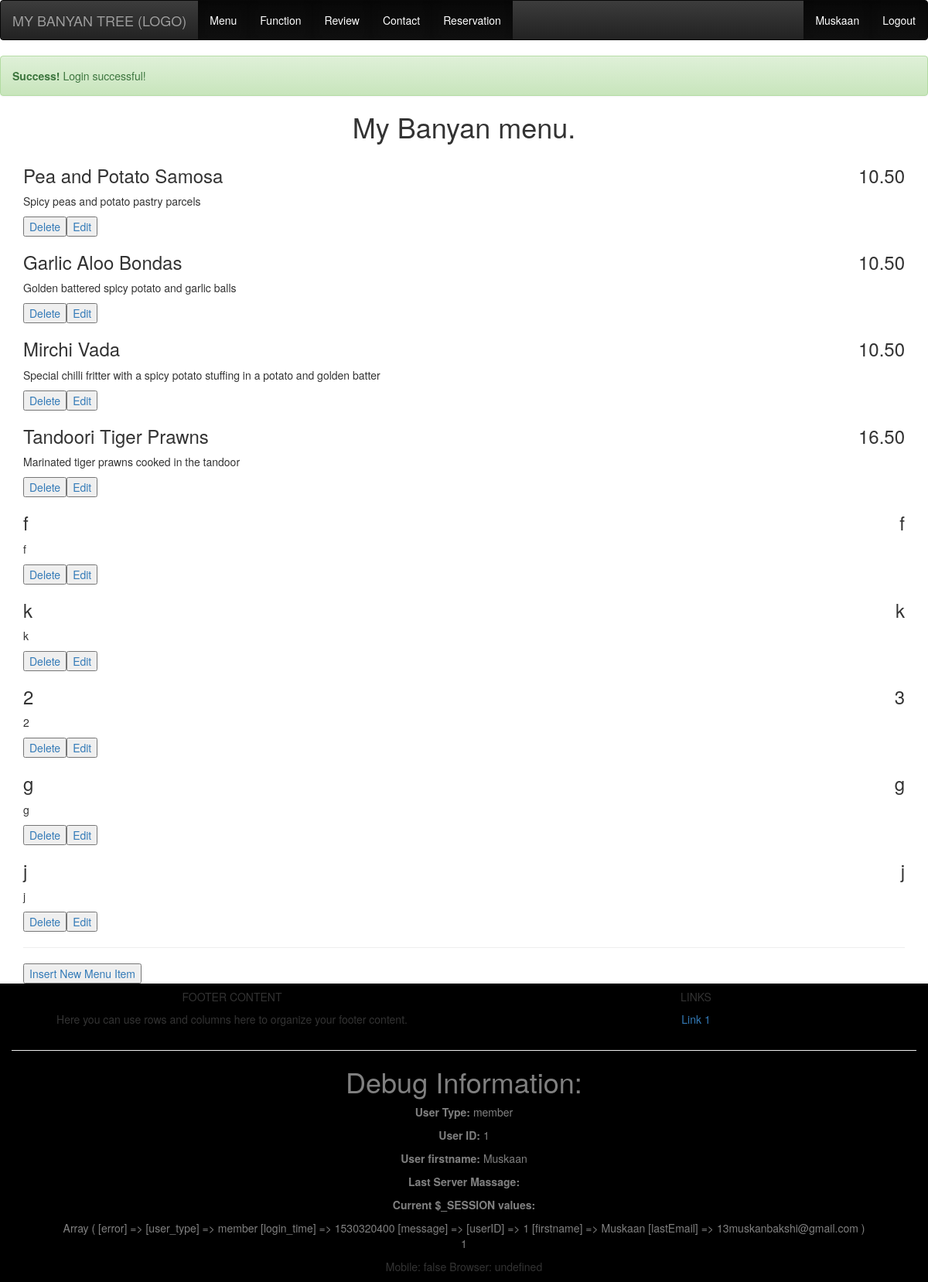
The app's page /admin/menuitem_manage.php (signed in) with its own data.
### tables this page shows
CREATE TABLE `menu` (
  `dishID` int(10) NOT NULL,
  `dishtitle` varchar(30) NOT NULL,
  `dishdescription` text NOT NULL,
  `dishprice` varchar(6) NOT NULL
);

### admin/menuitem_manage.php (the view, shortened to what this page needs)
<head>
	<link href="../view/css/stylesheet.css" rel="stylesheet" type="text/css">
</head>
<body>
	<?php  include('../view/pages/navigationbar.php');?>
	<div class="menuitem_view">
		<h1 style="text-align: center;"> My Banyan menu.</h1>
		<div class="container">
			<?php
			include( '../model/dbconnection.php' );
			$contentquery = "SELECT * FROM menu";
			$stmt = $conn->prepare( $contentquery );
			$stmt->execute();
			$staticresult = $stmt->fetchAll( PDO::FETCH_ASSOC );
			foreach ( $staticresult as $row ) {
				echo '<h3><span>', $row[ 'dishtitle' ], '</span>';
				echo '<span style="float: right;">', $row[ 'dishprice' ], '</span></h3>';
				echo '<p>', $row[ 'dishdescription' ], '</p>';
				echo '<a href="menuitem_manage_delete.php?id=' . $row[ 'dishID' ] . '" class="deletebutton"><button type="btn">Delete</button></a>';
				echo '<a href="menuitem_manage_editform.php?id=' . $row[ 'dishID' ] . '" class="editbutton"><button type="btn">Edit</button></a>';
			}
			?>
			<hr>
			<a href="menuitem_manage_insertform.php" class="insertbutton"><button type="btn">Insert New Menu Item</button></a>
		</div>
	</div>
	<?php include('../view/pages/footer.php');?>
</body>

### records on screen
menu: dishtitle "Pea and Potato Samosa", dishprice "10.50", dishdescription "Spicy peas and potato pastry parcels"
menu: dishtitle "Garlic Aloo Bondas", dishprice "10.50", dishdescription "Golden battered spicy potato and garlic balls"
menu: dishtitle "Mirchi Vada", dishprice "10.50", dishdescription "Special chilli fritter with a spicy potato stuffing in a potato and golden batter"
menu: dishtitle "Tandoori Tiger Prawns", dishprice "16.50", dishdescription "Marinated tiger prawns cooked in the tandoor"
menu: dishtitle "f", dishprice "f", dishdescription "f"
menu: dishtitle "k", dishprice "k", dishdescription "k"
menu: dishtitle "2", dishprice "3", dishdescription "2"
menu: dishtitle "g", dishprice "g", dishdescription "g"
menu: dishtitle "j", dishprice "j", dishdescription "j"

### other values on screen
$_SESSION['firstname'] "Muskaan"
$_SESSION[ 'message' ] "Login successful!"
$_SESSION[ 'user_type' ] "member"
$_SESSION[ 'userID' ] "1"
$_SESSION[ 'firstname' ] "Muskaan"
print_r( $_SESSION ) "1"
